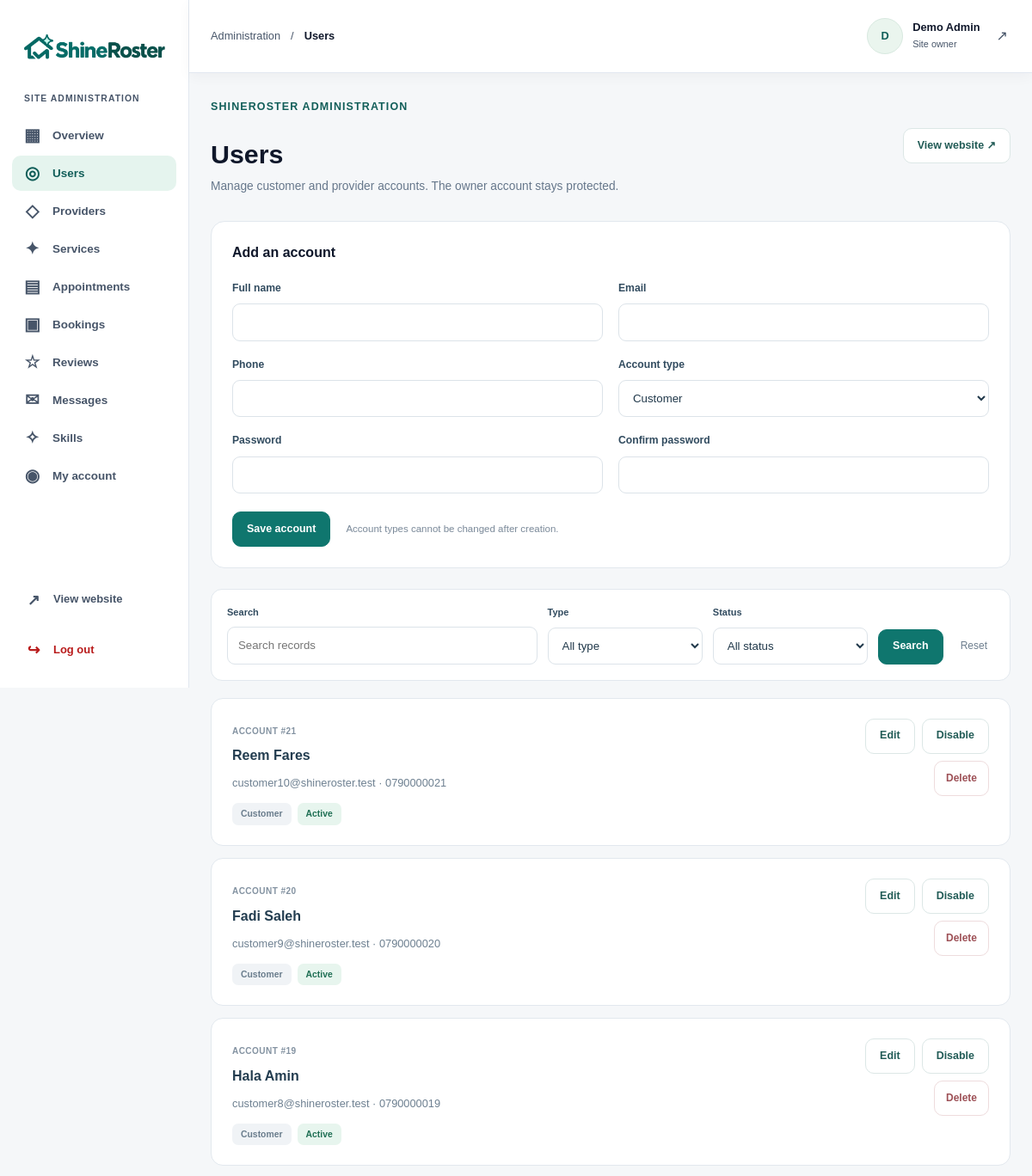
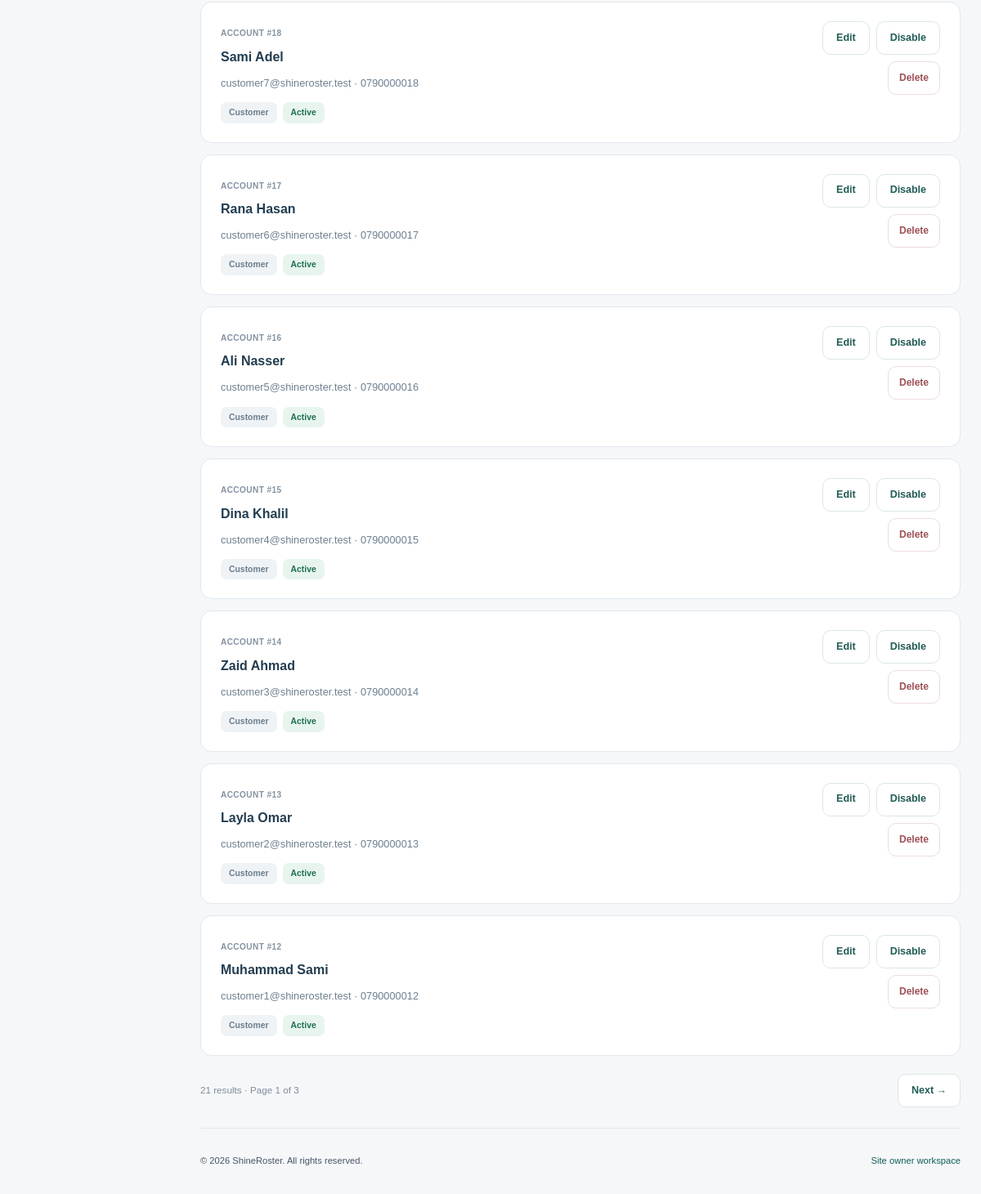
The page /admin/users.php (signed in) on the database its author committed (2 pictures, top to bottom).
### tables this page shows
CREATE TABLE users (
    id INT UNSIGNED AUTO_INCREMENT PRIMARY KEY,
    full_name VARCHAR(100) NOT NULL,
    email VARCHAR(190) NOT NULL UNIQUE,
    phone VARCHAR(20) NOT NULL,
    password_hash VARCHAR(255) NOT NULL,
    role VARCHAR(20) NOT NULL DEFAULT 'customer',
    is_active TINYINT NOT NULL DEFAULT 1,
    created_at DATETIME NOT NULL DEFAULT CURRENT_TIMESTAMP,
    updated_at DATETIME NOT NULL DEFAULT CURRENT_TIMESTAMP ON UPDATE CURRENT_TIMESTAMP
);

### includes/init.php (called while the page is built, shortened)
<?php
require_once __DIR__ . '/../classes/SiteData.php';
require_once __DIR__ . '/../classes/Auth.php';
require_once __DIR__ . '/../classes/User.php';
function inputValue($source, $key)
{
    return '';
}
function inputText($source, $key, $maximum = null)
{
    $text = trim(inputValue($source, $key));
    if ($maximum !== null) {
        $text = mb_substr($text, 0, $maximum, 'UTF-8');
    }
    return $text;
}
function positiveId($source, $key)
{
    $value = inputValue($source, $key);
    $id = filter_var($value, FILTER_VALIDATE_INT, ['options' => ['min_range' => 1]]);
    if ($id === false) {
        return 0;
    }
    return (int) $id;
}
function escapeHtml($value)
{
    return htmlspecialchars((string) $value, ENT_QUOTES, 'UTF-8');
}
$database = new Database();
$db = $database->getConnection();
$auth = new Auth($db);

### classes/Auth.php (called while the page is built, shortened)
<?php
class Auth
{
    private $db;
    public function __construct($db)
    {
        $this->db = $db;
    }
    public function currentUser()
    {
        $userObject = new User($this->db);
        $user = $userObject->getProfileAccount((int) $_SESSION['user_id']);
        return $user;
    }
    public function requireRole($role, $login = '../login.php')
    {
        $user = $this->currentUser();
        return $user;
    }
}

### classes/User.php (called while the page is built, shortened)
<?php
class User
{
    private $db;
    public function __construct($db)
    {
        $this->db = $db;
    }
    public function getProfileAccount($userId)
    {
        $stmt = $this->db->prepare(
            "SELECT
                id,
                full_name,
                email,
                phone,
                role,
                is_active
             FROM users
             WHERE id = ?"
        );
        $stmt->execute([$userId]);
        $user = $stmt->fetch(PDO::FETCH_ASSOC);
        if ($user) {
            return $user;
        } else {
            return null;
        }
    }
}

### admin/includes/init.php (called while the page is built, shortened)
<?php
require_once __DIR__ . '/../../includes/init.php';
$currentUser = $auth->requireRole('admin', '../login.php');
require_once __DIR__ . '/../../classes/Admin.php';
$admin = new Admin($db, $currentUser['id']);
$adminPage = basename($_SERVER['SCRIPT_NAME']);
$search = inputText($_GET, 'search', 120);
$status = inputText($_GET, 'status', 30);
$page = positiveId($_GET, 'page');
if ($page < 1) {
    $page = 1;
}

### classes/Admin.php (called while the page is built, shortened)
<?php
class Admin
{
    private $db;
    public function __construct($db, $ownerId)
    {
        $this->db = $db;
    }
    public function getUsers($search, $role, $status, $page)
    {
        $stmt = $this->db->prepare(
            'SELECT id, full_name, email, phone, role, is_active, created_at FROM users ORDER BY id DESC'
        );
        $stmt->execute();
        $rows = [];
        foreach ($stmt->fetchAll(PDO::FETCH_ASSOC) as $user) {
            $rows[] = $user;
        }
        $data = new SiteData($this->db);
        return $data->page($rows, $page, 10, 'rows');
    }
}

### classes/SiteData.php (called while the page is built, shortened)
<?php
class SiteData
{
    public function __construct($db)
    {
        $stmt = $db->prepare('SELECT * FROM users ORDER BY id');
        $stmt->execute();
        $this->users = $stmt->fetchAll(PDO::FETCH_ASSOC);
        $stmt = $db->prepare('SELECT * FROM provider_profiles ORDER BY id DESC');
        $stmt->execute();
        $this->providers = $stmt->fetchAll(PDO::FETCH_ASSOC);
        $stmt = $db->prepare('SELECT * FROM services ORDER BY id DESC');
        $stmt->execute();
        $this->services = $stmt->fetchAll(PDO::FETCH_ASSOC);
        $stmt = $db->prepare('SELECT * FROM appointment_slots ORDER BY starts_at, id');
        $stmt->execute();
        $this->slots = $stmt->fetchAll(PDO::FETCH_ASSOC);
        $stmt = $db->prepare('SELECT * FROM bookings ORDER BY created_at DESC, id DESC');
        $stmt->execute();
        $this->bookings = $stmt->fetchAll(PDO::FETCH_ASSOC);
        $stmt = $db->prepare('SELECT * FROM reviews ORDER BY created_at DESC, id DESC');
        $stmt->execute();
        $this->reviews = $stmt->fetchAll(PDO::FETCH_ASSOC);
        $stmt = $db->prepare('SELECT * FROM skills ORDER BY name');
        $stmt->execute();
        $this->skills = $stmt->fetchAll(PDO::FETCH_ASSOC);
        $stmt = $db->prepare('SELECT * FROM provider_skills ORDER BY provider_id, skill_id');
        $stmt->execute();
        $this->providerSkills = $stmt->fetchAll(PDO::FETCH_ASSOC);
    }
}

### admin/users.php (the view, shortened to what this page needs)
<?php
require_once __DIR__ . '/includes/init.php';
$role = inputText($_GET, 'role');
$form = ['id' => 0, 'full_name' => '', 'email' => '', 'phone' => '', 'role' => 'customer'];
$result = $admin->getUsers($search, $role, $status, $page);
$pageTitle = 'Users';
$pageDescription = 'Manage customer and provider accounts. The owner account stays protected.';
require __DIR__ . '/includes/header.php';
?>
<section class="admin-panel"><div class="admin-section-heading"><h2><?php if ($form['id']) {
    echo 'Edit account';
} else {
    echo 'Add an account';
} ?></h2><?php if ($form['id']): ?><a href="users.php">Cancel edit</a><?php endif; ?></div>
<form method="post" class="admin-form"><input type="hidden" name="id" value="<?= (int) $form[
    'id'
] ?>">
<div class="admin-field"><label for="full_name">Full name</label><input id="full_name" name="full_name" value="<?= escapeHtml(
    $form['full_name']
) ?>" required maxlength="100" autocomplete="name"></div>
<div class="admin-field"><label for="email">Email</label><input id="email" name="email" type="email" value="<?= escapeHtml(
    $form['email']
) ?>" required maxlength="190" autocomplete="email"></div>
<div class="admin-field"><label for="phone">Phone</label><input id="phone" name="phone" type="tel" value="<?= escapeHtml(
    $form['phone']
) ?>" required maxlength="20" autocomplete="tel"></div>
<?php if (!$form['id']): ?>
<div class="admin-field"><label for="role">Account type</label><select id="role" name="role"><option value="customer" <?php if (
    $form['role'] === 'customer'
) {
    echo 'selected';
} ?>>Customer</option></select></div>
<div class="admin-field"><label for="password">Password</label><input type="password" id="password" name="password" minlength="8" maxlength="72" autocomplete="new-password" required></div>
<div class="admin-field"><label for="confirm_password">Confirm password</label><input type="password" id="confirm_password" name="confirm_password" minlength="8" maxlength="72" autocomplete="new-password" required></div>
<?php endif; ?><div class="admin-form-bottom"><button class="admin-button" name="action" value="<?php if (
    $form['id']
) {
    echo 'save';
} else {
    echo 'create';
} ?>">Save account</button><span>Account types cannot be changed after creation.</span></div></form></section>
<form method="get" class="admin-filters"><div class="admin-field"><label for="search">Search</label><input type="search" id="search" name="search" value="<?= escapeHtml(
    $search
) ?>" placeholder="Search records" maxlength="120"></div><div class="admin-field"><label for="filter-role">Type</label><select id="filter-role" name="role"><option value="">All type</option><option value="customer" <?php if (
    $role === 'customer'
) {
    echo 'selected';
} ?>>Customer</option><option value="provider" <?php if ($role === 'provider') {
    echo 'selected';
} ?>>Provider</option></select></div><div class="admin-field"><label for="filter-status">Status</label><select id="filter-status" name="status"><option value="">All status</option><option value="active" <?php if (
    $status === 'active'
) {
    echo 'selected';
} ?>>Active</option></select></div><button class="admin-button" type="submit">Search</button><a class="admin-reset" href="<?= escapeHtml(
    $adminPage
) ?>">Reset</a></form><div class="admin-list"><?php if (
    !$result['rows']
): ?><p class="admin-empty">No records match your filters.</p><?php endif; ?>
<?php foreach (
    $result['rows']
    as $user
): ?><article class="admin-record"><div class="admin-record-main"><span class="admin-record-id">Account #<?= (int) $user[
    'id'
] ?></span><h2><?= escapeHtml($user['full_name']) ?></h2><p><?= escapeHtml(
    $user['email']
) ?> · <?= escapeHtml(
     $user['phone']
 ) ?></p><div class="admin-tags"><span class="admin-badge admin-badge-muted"><?= escapeHtml(
    ucfirst($user['role'])
) ?></span><span class="admin-badge <?php if (!$user['is_active']) {
    echo 'admin-badge-muted';
} ?>"><?php if ($user['is_active']) {
    echo 'Active';
} else {
    echo 'Inactive';
} ?></span></div></div><div class="admin-actions">
<?php if (
    $user['role'] !== 'admin'
): ?><a class="admin-button admin-button-light" href="users.php?edit=<?= (int) $user[
    'id'
] ?>">Edit</a><form method="post"><input type="hidden" name="id" value="<?= (int) $user[
] ?>"><?php if (
    $user['is_active']
): ?><button class="admin-button admin-button-light" name="action" value="deactivate">Disable</button><?php else: ?><button class="admin-button" name="action" value="activate">Activate</button><?php endif; ?></form><details class="admin-confirm"><summary>Delete</summary></details><?php else: ?><span class="admin-protected">Protected owner account</span><?php endif; ?></div></article><?php endforeach; ?></div><?php require __DIR__ .
    '/includes/pagination.php'; ?>
<?php require __DIR__ . '/includes/footer.php'; ?>

### admin/includes/header.php (shortened to what this page needs)
<!DOCTYPE html>
<html lang="en">
<head>
    <link rel="stylesheet" href="../css/style.css">
    <link rel="stylesheet" href="../css/dashboard.css">
    <link rel="stylesheet" href="../css/admin.css">
</head>
<body class="dashboard-page admin-page">
<div class="dashboard-layout">
    <?php require __DIR__ . '/sidebar.php'; ?>
    <div class="dashboard-workspace">
        <header class="dashboard-header">
            <div class="dashboard-header-start">
                <div class="header-location"><span>Administration</span><span aria-hidden="true">/</span><strong><?= escapeHtml(
                    $pageTitle
                ) ?></strong></div>
            </div>
            <a class="dashboard-account" href="account.php" aria-label="Open my owner account">
                <span class="account-avatar" aria-hidden="true"><?= escapeHtml(
                    mb_strtoupper(mb_substr($currentUser['full_name'], 0, 1, 'UTF-8'), 'UTF-8')
                ) ?></span>
                <span class="account-details"><strong><?= escapeHtml(
                    $currentUser['full_name']
                ) ?></strong><span>Site owner</span></span><span class="account-arrow" aria-hidden="true">↗</span>
            </a>
        </header>
        <main class="dashboard-main" id="admin-main">
            <div class="admin-heading"><div><span class="eyebrow">ShineRoster administration</span><h1><?= escapeHtml(
                $pageTitle
            ) ?></h1><p><?= escapeHtml(
    $pageDescription
) ?></p></div><a class="admin-button admin-button-light" href="../index.php">View website ↗</a></div>

### css/style.css (style rules this page uses)
:root { --color-primary: #0f766e; --color-primary-dark: #115e59; --color-mint: #ccfbf1; --color-background: #f8fafc; --color-white: #ffffff; --color-text: #0f172a; --color-muted: #475569; --color-border: #e2e8f0; --radius-small: 12px; --radius-medium: 20px; --radius-large: 32px; --shadow-soft: 0 14px 45px rgb(15 23 42 / 7%); --shadow-card: 0 18px 50px rgb(15 118 110 / 12%); --container-width: 1180px; }
*, *::before, *::after { box-sizing: border-box; }
html { scroll-behavior: smooth; scroll-padding-top: 110px; }
body { margin: 0; font-family: Arial, Helvetica, sans-serif; color: var(--color-text); background: var(--color-white); line-height: 1.6; -webkit-font-smoothing: antialiased; }
h1, h2, h3, p { margin: 0; }
h1, h2, h3 { line-height: 1.15; }
a { color: inherit; text-decoration: none; }
button, input, select, textarea { font: inherit; }
.eyebrow { display: inline-flex; align-items: center; gap: 9px; margin-bottom: 18px; color: var(--color-primary-dark); font-size: 0.78rem; font-weight: 700; letter-spacing: 0.09em; text-transform: uppercase; }

### css/dashboard.css (style rules this page uses)
.dashboard-page { background: #f5f7f9; }
.dashboard-layout { display: grid; grid-template-columns: 245px minmax(0, 1fr); align-items: start; min-height: 100vh; min-height: 100svh; }
.dashboard-workspace { grid-column: 2; grid-row: 1; display: flex; flex-direction: column; width: 100%; min-width: 0; min-height: 100vh; min-height: 100svh; }
.dashboard-main { flex: 1; width: min(1400px, 100%); min-width: 0; margin-inline: auto; padding: 35px; scroll-margin-top: 100px; }
.dashboard-header { position: sticky; top: 0; z-index: 40; display: flex; align-items: center; justify-content: space-between; flex-shrink: 0; gap: 20px; width: 100%; min-width: 0; min-height: 85px; padding: 16px 35px; border-bottom: 1px solid var(--color-border); background: var(--color-white); box-shadow: 0 4px 15px rgb(15 23 42 / 4%); }
.dashboard-header-start { display: flex; align-items: center; gap: 14px; min-width: 0; }
.header-location { display: flex; align-items: center; flex-wrap: wrap; gap: 12px; min-width: 0; color: var(--color-muted); font-size: 0.8rem; }
.header-location strong { color: var(--color-text); font-weight: 600; }
.dashboard-account { display: flex; align-items: center; flex-shrink: 0; gap: 11px; min-height: 44px; padding: 3px; border-radius: 10px; }
.account-avatar, .review-avatar { display: grid; flex-shrink: 0; place-items: center; border: 1px solid #d8e9e0; border-radius: 50%; color: var(--color-primary-dark); background: #eaf5ee; font-weight: 700; }
.account-avatar { width: 42px; height: 42px; font-size: 0.8rem; }
.account-details { display: grid; gap: 2px; }
.account-details strong { font-size: 0.8rem; line-height: 1.4; }
.account-details > span { color: var(--color-muted); font-size: 0.68rem; }
.account-arrow { margin-left: 8px; color: var(--color-muted); }
@media (max-width: 1200px) { .dashboard-layout { grid-template-columns: 220px minmax(0, 1fr); } }
@media (max-width: 1200px) { .dashboard-header { padding-inline: 25px; } }
@media (max-width: 1200px) { .dashboard-main { padding: 25px; } }
.service-overview-info h3, .review-quote > p, .next-visit h2, .next-visit-customer, .visit-details dd, .account-details strong { overflow-wrap: anywhere; }

### rows shown on the page
users: full_name+role "D", full_name "Demo Admin"
users: id "21", full_name "Reem Fares", email "customer10@shineroster.test", phone "0790000021", role "Customer", is_active "Active"
users: id "20", full_name "Fadi Saleh", email "customer9@shineroster.test", phone "0790000020", role "Customer", is_active "Active"
users: id "19", full_name "Hala Amin", email "customer8@shineroster.test", phone "0790000019", role "Customer", is_active "Active"
users: id "18", full_name "Sami Adel", email "customer7@shineroster.test", phone "0790000018", role "Customer", is_active "Active"
users: id "17", full_name "Rana Hasan", email "customer6@shineroster.test", phone "0790000017", role "Customer", is_active "Active"
users: id "16", full_name "Ali Nasser", email "customer5@shineroster.test", phone "0790000016", role "Customer", is_active "Active"
users: id "15", full_name "Dina Khalil", email "customer4@shineroster.test", phone "0790000015", role "Customer", is_active "Active"
users: id "14", full_name "Zaid Ahmad", email "customer3@shineroster.test", phone "0790000014", role "Customer", is_active "Active"
users: id "13", full_name "Layla Omar", email "customer2@shineroster.test", phone "0790000013", role "Customer", is_active "Active"
users: id "12", full_name "Muhammad Sami", email "customer1@shineroster.test", phone "0790000012", role "Customer", is_active "Active"

### other values the page prints
$result['total'] "21"
$result['pages'] "3"
